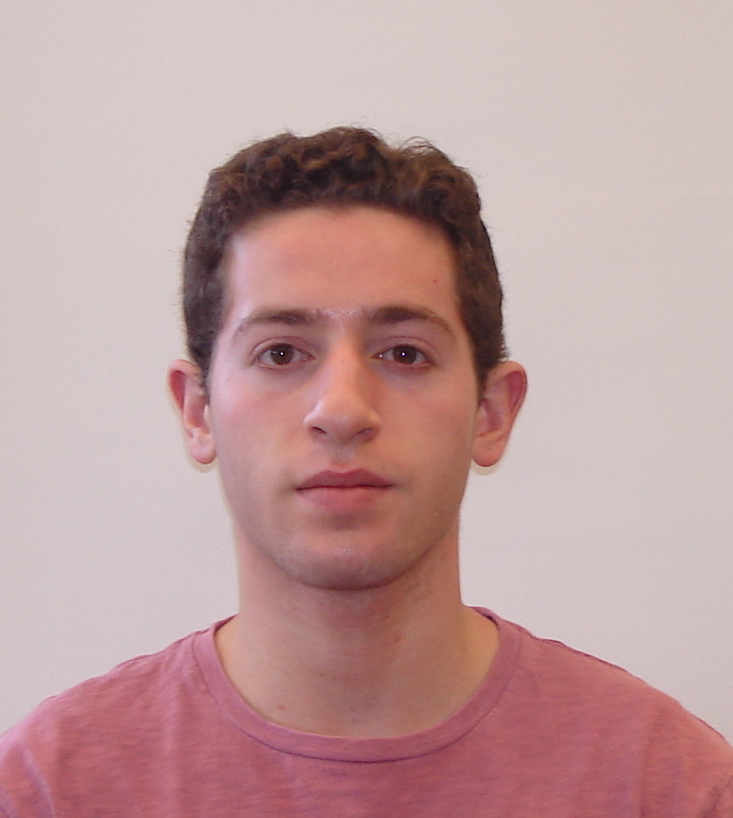
#> input picture scratch_impl/library_impl/input_faces/test.jpg, 733 x 818 px, found by its file name; its folder holds only this picture in this run
$ python haar_detection.py input_faces/test.jpg
#> lines starting #> are read from the running program, lines starting #| are printed output that depends on the picture; after the words box and inside, x2 and y2 are one past the last pixel; in counts of white or black regions, pixels touching at a corner belong together
import numpy as np
import sys
import cv2
import matplotlib.pyplot as plt


def main():

    if len(sys.argv) != 2:
        print("usage: python3 haar_detection.py image_name")
        sys.exit(0)

    # parse image name
    image_name = str(sys.argv[1])

    print("\nrunning haar-cascade detector on " + image_name + "\n")

    # load pre-trained face classifier
    face_cascade = cv2.CascadeClassifier('haarcascade_frontalface_default.xml')

    # read in input image, convert to grayscale
    img = cv2.imread("input_faces/" + image_name)
#> img is the input picture: shape (818, 733, 3); mean B, G, R 156.3, 156.5, 190.7
    gray = cv2.cvtColor(img, cv2.COLOR_BGR2GRAY)
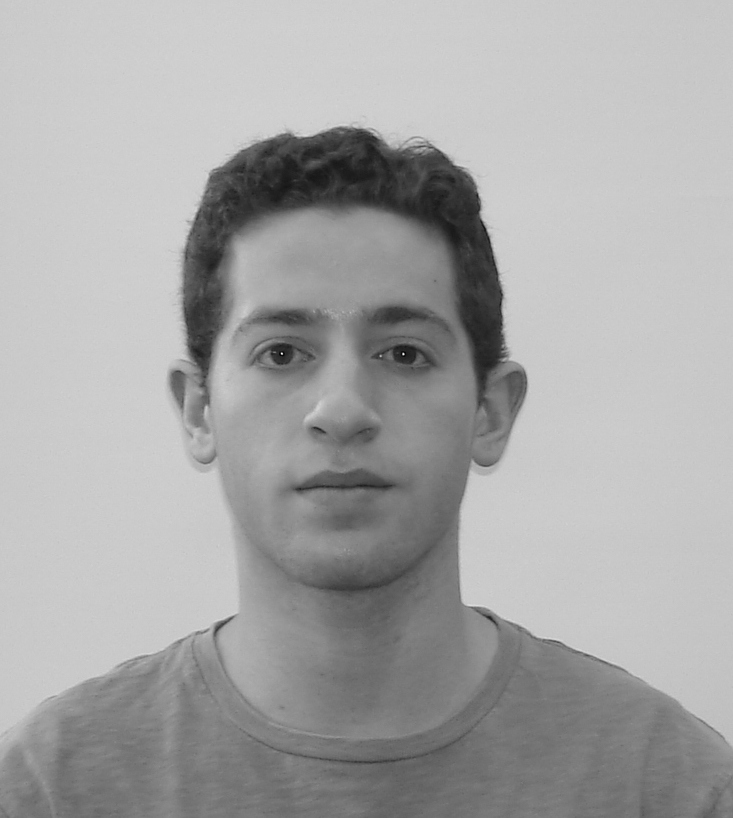
#> gray: shape (818, 733); min 6, max 250, mean 166.7


    # Parameters:
    # 1. Image
    # 2. scaleFactor : Parameter specifying how much the image size is reduced at each image scale (image pyramid)
    # 3. Parameter specifying how many neighbors each candidate rectangle should have to retain it
    #
    # Returns: a rect with the locations of the faces detected
    faces = face_cascade.detectMultiScale(gray, 1.3, 5)
#> faces = [[160, 201, 369, 369]]

    # mark the rectangles on the image
    for (x,y,w,h) in faces:

        img = cv2.rectangle(img,(x,y),(x+w,y+h),(255,0,0),2)
        roi_gray = gray[y:y+h, x:x+w]
        roi_color = img[y:y+h, x:x+w]
#> this loop made 1 pass
#> pass 1, in main, `img = cv2.rectangle(img,(x,y),(x+w,y+h),(255,0,0),2)`:
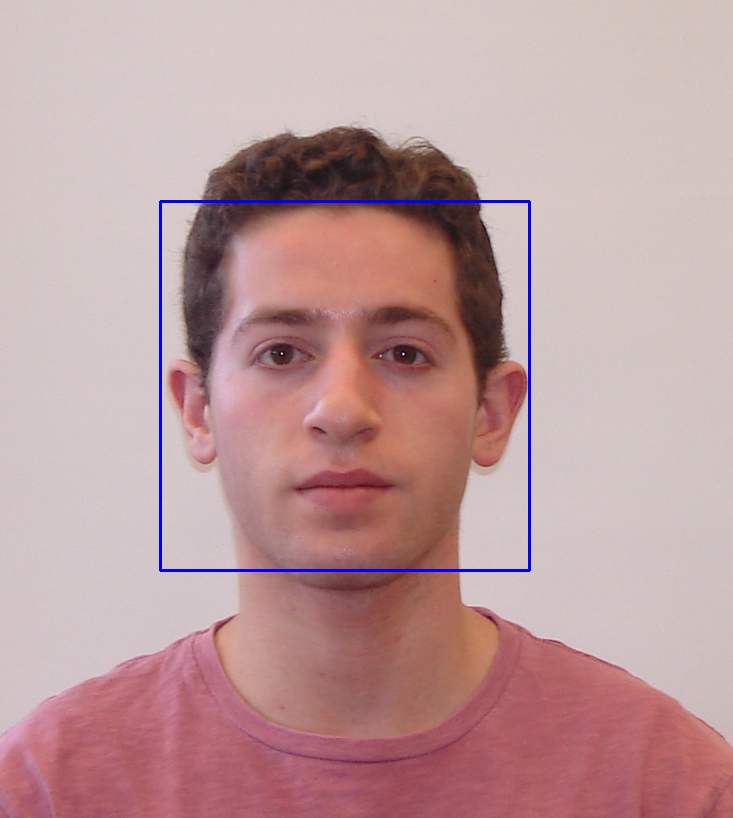
#> img: shape (818, 733, 3); 0.74% of pixels changed, all inside (x1, y1, x2, y2) = (159, 200, 531, 572)
#> pass 1, in main, `roi_gray = gray[y:y+h, x:x+w]`:
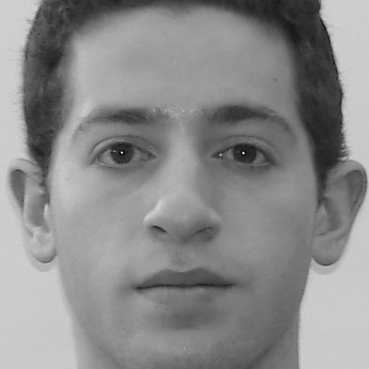
#> roi_gray: shape (369, 369); min 6, max 250, mean 138.5
#> pass 1, in main, `roi_color = img[y:y+h, x:x+w]`:
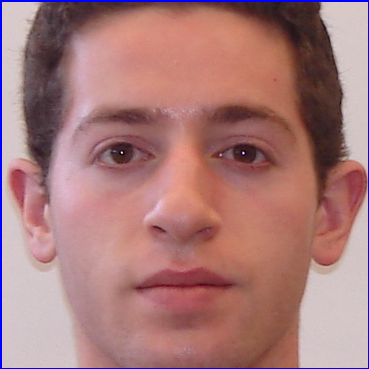
#> roi_color: shape (369, 369, 3); mean B, G, R 122.3, 122.6, 168.8


    plt.imsave("output_detections/" + "detected_" + image_name,img)
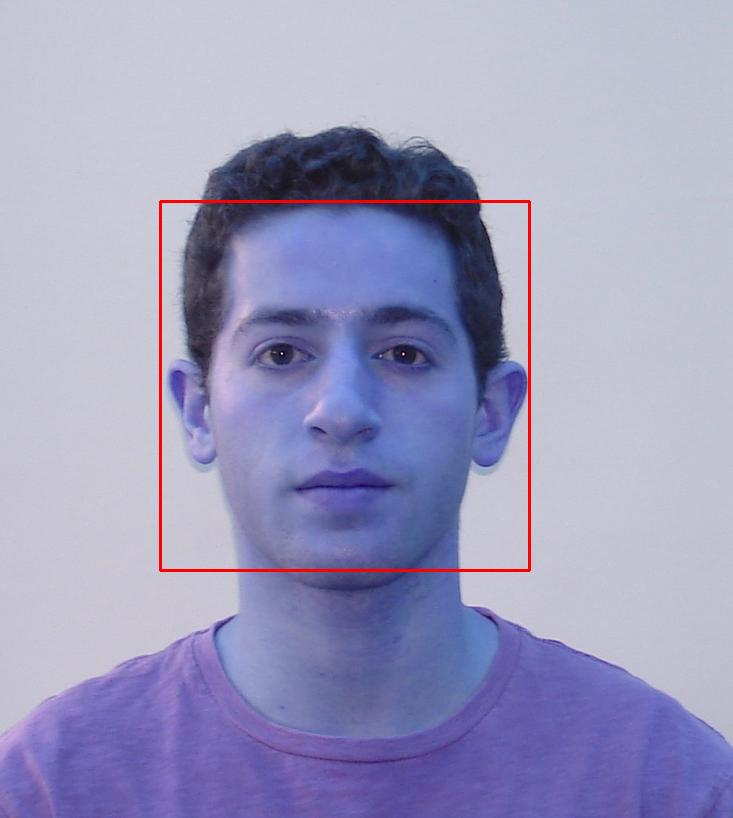
#> saved as test.jpg: shape (818, 733, 3); mean R, G, B 157.2, 155.3, 189.5

if __name__ == '__main__':
    main()
